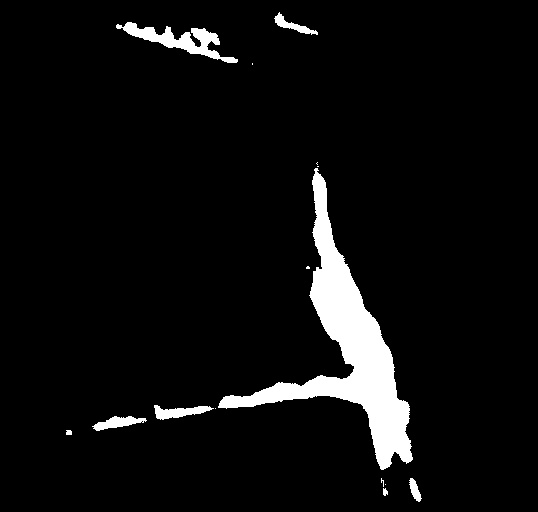
#> input picture 04_matching/main_3/stitched_masks/2023_RVV_1_mask_1020.jpg, 538 x 512 px, found by its file name
$ jupyter execute --allow-errors matching_1020_sec_v5.ipynb
#> lines starting #> are read from the running program, lines starting #| are printed output that depends on the picture; after the words box and inside, x2 and y2 are one past the last pixel; in counts of white or black regions, pixels touching at a corner belong together; long printed decimals are rounded
[cell 1]
import os
import sys
import numpy as np
import pandas as pd
import matplotlib.pyplot as plt
import math
import requests
import cv2
from numpy.polynomial import Polynomial
from skimage.morphology import skeletonize, binary_closing, square, binary_erosion, binary_dilation, medial_axis, thin, disk, convex_hull_image, diamond, star, isotropic_closing, remove_small_objects
from skimage.filters import threshold_otsu
import json

[cell 2]
sem_segm_img_path = "/Users/senneloobuyck/Documents/Thesis_project/04_matching/2023_RVV_1_mask_1020.jpg"
mapbox_imgs_dir_path = "/Users/senneloobuyck/Documents/Thesis_project/04_matching/mapbox_method/mapbox_images_for_frame_1020_RVV1"
heli_lat = 50.801923
heli_lon = 3.581875

altitude = 89.73

[cell 3]
def plot_image(img):
    plt.figure(figsize=(20,10))
    plt.imshow(cv2.cvtColor(img, cv2.COLOR_BGR2RGB))
    plt.show()

[cell 4]
# [24 lines left out: function plot_patch, not called in this run]

[cell 5]
# [17 lines left out: function calculate_bearing, not called in this run]

[cell 6]
# [10 lines left out: function haversine, not called in this run]

[cell 7]
# calculate pitch/tilt
# [14 lines left out: function calculate_pitch, not called in this run]

[cell 8]
# [22 lines left out: function get_mapbox_intersection_image, not called in this run]

[cell 9]
def get_intersection_coordinates(lat, lon) :
    # some lists and dataframes to store the data
    nodes = []
    intersection_nodes = []
    df_nodes = pd.DataFrame(columns=['id', 'lat', 'lon'])
    df_intersections = pd.DataFrame(columns=['lat', 'lon'])

    overpass_url = "http://overpass-api.de/api/interpreter"


    # first get the ways around the point
    # .w is a temporary variable that stores the result of the first query
    # node(way_cnt:2-);   // select those nodes that are members of two or more of the given ways
    overpass_query = f"""[out:json];
                        way(around: 300, {lat},{lon})["highway"~"(motorway|trunk|primary|secondary|tertiary|unclassified|residential|motorway_link|trunk_link|primary_link|secondary_link|tertiary_link|living_street|service|pedestrian)"]->.w;
                        node(way_cnt.w:2-);
                        out;"""

    response = requests.get(overpass_url, params={'data': overpass_query})

    # print(response.json()['elements'])

    for item in response.json()['elements']:
        df_intersections.loc[len(df_intersections)] = {'lat': item['lat'], 'lon': item['lon']}


    # print(df_intersections)
    return df_intersections

#> (a cell that did not finish here is left out)

[cell 11]
def get_skeleton(mask_bgr, contour) :
    print("Getting the skeleton")

    mask_gray = cv2.cvtColor(mask_bgr, cv2.COLOR_BGR2GRAY)

    # draw contour in white on black background
    contour_mask_gray = np.zeros_like(mask_gray)
    cv2.drawContours(contour_mask_gray, [contour], -1, 255, -1)

    ret, contour_mask_thresh_gray = cv2.threshold(contour_mask_gray, 127, 255, cv2.THRESH_BINARY)
    contour_mask_thresh_bgr = cv2.cvtColor(contour_mask_thresh_gray, cv2.COLOR_GRAY2BGR)
    # plot_image(contour_mask_thresh_bgr)


    # To avoid the precision loss when converting the image to bool,
    # you can also binarize the image using one of the available thresholding algorithms
    thresh_otsu = threshold_otsu(contour_mask_thresh_gray)
    contour_mask_thresh_gray = contour_mask_thresh_gray > thresh_otsu

    # skeletonize
    # skeleton_gray = (skeletonize(contour_mask_gray)).astype(np.uint8)
    skeleton_gray = skeletonize(contour_mask_thresh_gray, method='lee').astype(np.uint8)

    # [8 lines of commented-out code are left out]

    skeleton_bgr = cv2.cvtColor(skeleton_gray, cv2.COLOR_GRAY2BGR)

    return skeleton_bgr

[cell 12]
# [25 lines left out: function is_valid_intersection, not called in this run]

[cell 13]
def get_skeleton_intersection(skeleton):
    """ Given a skeletonised image, it will give the coordinates of the intersections of the skeleton"""
    print("Getting intersections in skeleton (more than 2 neighbours)")
    skeleton_gray = cv2.cvtColor(skeleton, cv2.COLOR_BGR2GRAY)
    image = skeleton_gray.copy()
    image = image/255
    intersections = []
    for y in range(1,len(image)-1):
        for x in range(1,len(image[y])-1):
            # if we have a white pixel
            if image[y][x] == 1:
                neighbourhood_patch = [image[y][x-1], image[y-1][x-1], image[y-1][x], image[y-1][x+1], image[y][x+1], image[y+1][x+1], image[y+1][x], image[y+1][x-1]]
                if is_valid_intersection(neighbourhood_patch):
                    intersections.append((y,x))
    # [6 lines of commented-out code are left out]
    return intersections

[cell 14]
# [26 lines left out: function get_neighbour_pixels, not called in this run]

[cell 15]
# [190 lines left out: function get_descriptors, not called in this run]

[cell 16]
def find_descriptors_in_segmentation_image(img_path) :
    print("Finding descriptors in segmentation image")

    img_bgr = cv2.imread(img_path)
#> img_bgr is the input picture: shape (512, 538, 3); min 0, max 255, mean 14.2
    print("Segmentation image")
    plot_image(img_bgr)

    closing_bgr = isotropic_closing(img_bgr, radius=30)
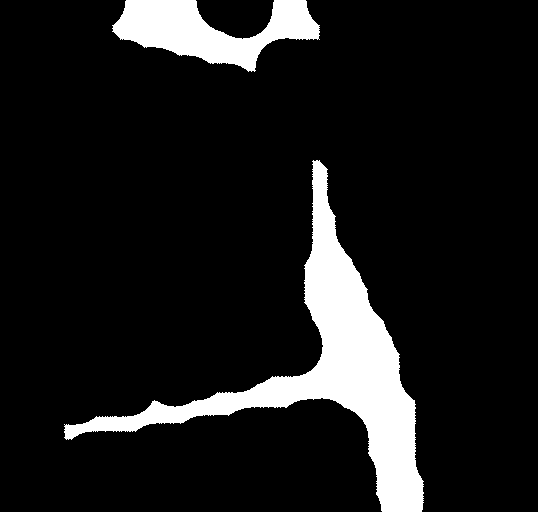
#> closing_bgr: shape (512, 538, 3) bool; 10.9% white; 2 white regions, box (x1, y1, x2, y2) and area: (64, 160, 424, 512) 22301, (112, 0, 320, 72) 7675
    closing_bgr = closing_bgr.astype(np.uint8) * 255
    print("Isotropic closing of segmentation image")
    plot_image(closing_bgr)

    closing_bgr_copy = closing_bgr.copy()
    mask_bgr_copy = closing_bgr.copy()
    closing_gray = cv2.cvtColor(closing_bgr, cv2.COLOR_BGR2GRAY)
#> closing_gray: shape (512, 538); 10.9% white; 2 white regions

    contours, hierarchy = cv2.findContours(closing_gray, cv2.RETR_EXTERNAL, cv2.CHAIN_APPROX_SIMPLE)
#> contours = 2 contours; box (x1, y1, x2, y2) and area: (64, 160, 424, 512) 21670, (112, 0, 320, 72) 7422
    print(f"Number of contours: {len(contours)}")
#| Number of contours: 2
    cv2.drawContours(closing_bgr_copy, contours, contourIdx=-1, color=(255, 0, 0), thickness=2)
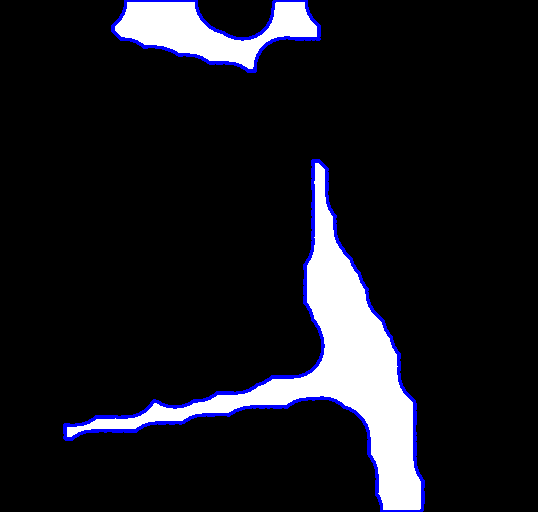
#> closing_bgr_copy: shape (512, 538, 3); mean B, G, R 29.9, 23.9, 23.9

    descriptors = []

    for contour in contours :
        contour_length = cv2.arcLength(contour, closed=True)
        print(f"Contour length: {contour_length}")
        contour_area = cv2.contourArea(contour)
        print(f"Contour area: {contour_area}")

        # measure the irregularity of the polygon
        if contour_length != 0 :
            convex_hull = cv2.convexHull(contour)
            convex_hull_area = cv2.contourArea(convex_hull)
            print(f"Convex hull area: {convex_hull_area}")
            # cv2.polylines(mask_bgr_copy, [convex_hull], isClosed=True, color=(0, 255, 0), thickness=3)
            solidity = contour_area / convex_hull_area

            # get skeleton of the contour
            skeleton_contour_bgr = get_skeleton(mask_bgr_copy, contour)

            # find the intersections in the skeleton
            skel_intersections = get_skeleton_intersection(skeleton_contour_bgr)

            #  make a decision based on the solidity
            if solidity < 0.60 and skel_intersections != [] :
                print(f"Solidity = {solidity} -> this contour can be related to an intersection in the road")

                # further processing
                if skel_intersections == [] :
                    print("No intersection is found in a possible intersection contour")
                else :
                    print(f"Intersections = {skel_intersections}")

                    # visualization
                    skeleton_contour_bgr_copy = skeleton_contour_bgr.copy()
                    for intersection in skel_intersections :
                        skeleton_contour_bgr_copy[intersection[0], intersection[1]] = [0, 0, 255]
                    plot_image(skeleton_contour_bgr_copy)

                    # now try and match intersection with the openstreetmap images
                    descriptors = get_descriptors(skeleton_contour_bgr, skel_intersections)

            else :
                print(f"Solidity = {solidity} -> no intersection in this contour")
#> this loop made 2 passes
#> (contour_length, contour_area, convex_hull_area, solidity, thresh_otsu in get_skeleton) on passes 1 to 2: (1506.3, 21670.5, 68519, 0.316, 0), (584.9, 7421.5, 11150, 0.666, 0)
#| Contour length: 1506.285
#| Contour area: 21670.5
#| Convex hull area: 68519.0
#| Getting the skeleton
#| Getting intersections in skeleton (more than 2 neighbours)
#| Solidity = 0.3163 -> no intersection in this contour
#| Contour length: 584.943
#| Contour area: 7421.5
#| Convex hull area: 11150.0
#| Getting the skeleton
#> (further printed lines are left out)
#> pass 1, in get_skeleton, `ret, contour_mask_thresh_gray = cv2.threshold(contour_mask_gray, 127, ..`:
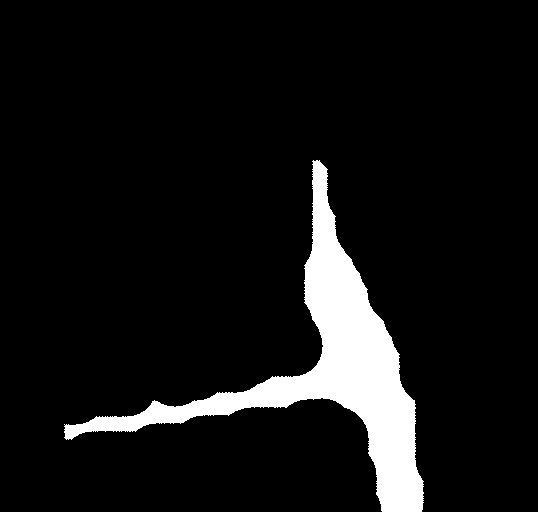
#> contour_mask_thresh_gray: shape (512, 538); 8.1% white; 1 white region, box (x1, y1, x2, y2) and area: (64, 160, 424, 512) 22301
#> pass 1, in get_skeleton, `skeleton_gray = skeletonize(contour_mask_thresh_gray, method='lee').as..`:
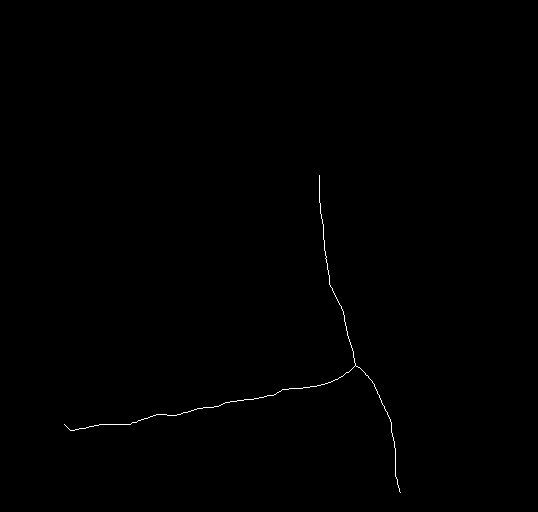
#> skeleton_gray: shape (512, 538); values 0 (black) and 1 (white), 0.22% white in thin lines or dots, all inside (x1, y1, x2, y2) = (64, 175, 401, 493)
#> after the loop:
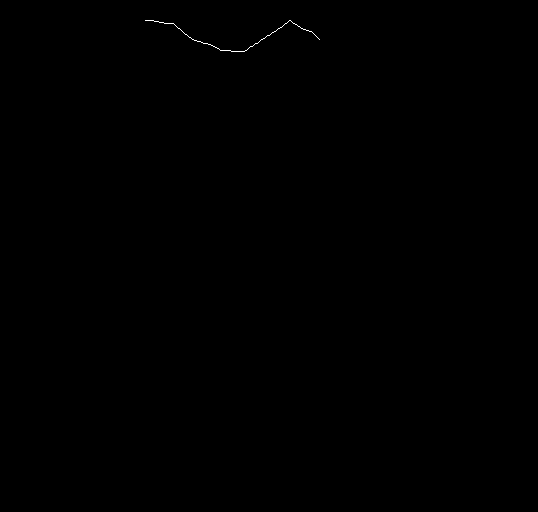
#> skeleton_contour_bgr: shape (512, 538, 3); values 0 (black) and 1 (white), 0.06% white in thin lines or dots, all inside (x1, y1, x2, y2) = (145, 20, 320, 52)
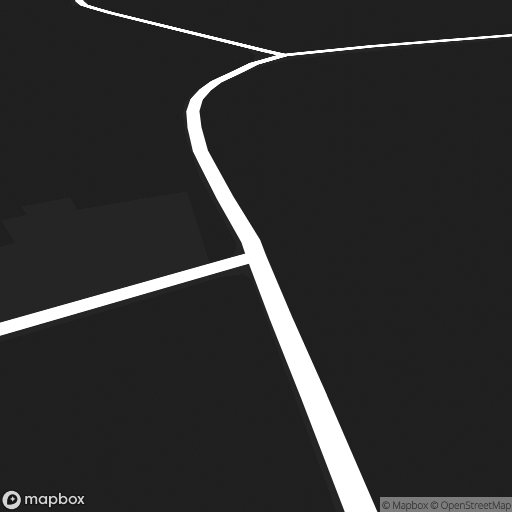
#> input picture 04_matching/main_3/mapbox_method/mapbox_images_for_frame_1020_RVV1/50.8013077_3.5782396.jpg, 512 x 512 px, found by its file name
#> further down, mb_image_bgr is the input picture: shape (512, 512, 3); mean B, G, R 45.1, 45.1, 45.1

    if descriptors == [] :
        return None
    else :
        return descriptors

[cell 17]
# segm_img_des = find_descriptors_in_segmentation_image(sem_segm_img_path)
segm_img_des = find_descriptors_in_segmentation_image(sem_segm_img_path) # without pruning
print(f"Array of descriptors: {segm_img_des}")

[cell 18]
def find_descriptors_in_mapbox_image(img_path, image_name, vis=False) :
#> called with image_name = '50.8013077_3.5782396.jpg', vis = True
    img_bgr = cv2.imread(img_path)
    # print("Mapbox image")
    # plot_image(img_bgr)

    new_width, new_height = img_bgr.shape[1], img_bgr.shape[0] - 100
#> new_width = 512; new_height = 412
    cropped_img_bgr = img_bgr[0:new_height, 0:new_width]
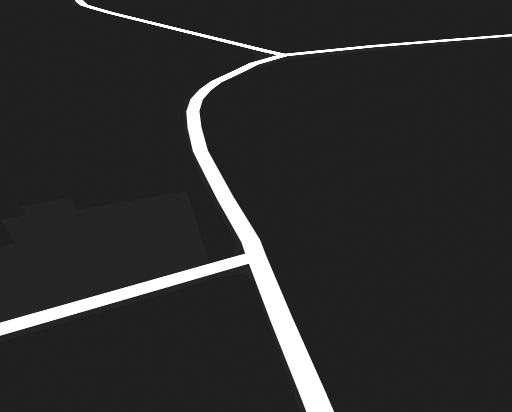
#> cropped_img_bgr: shape (412, 512, 3); mean B, G, R 44, 44, 44
    print("Cropped mapbox image")
    if vis :
        plot_image(cropped_img_bgr)

    print("Binary thresholding")
    img_gray = cv2.cvtColor(cropped_img_bgr, cv2.COLOR_BGR2GRAY)
    ret, thresh_gray = cv2.threshold(img_gray, 127, 255, cv2.THRESH_BINARY)
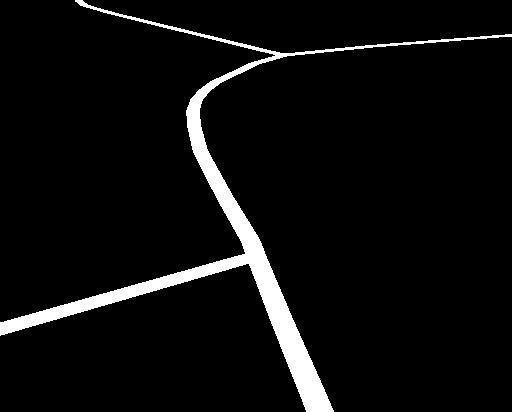
#> thresh_gray: shape (412, 512); 5.4% white; 1 white region, box (x1, y1, x2, y2) and area: (0, 0, 512, 412) 11412
    thresh_bgr = cv2.cvtColor(thresh_gray, cv2.COLOR_GRAY2BGR)
    if vis :
        plot_image(thresh_bgr)

    # To avoid the precision loss when converting the image to bool,
    # you can also binarize the image using one of the available thresholding algorithms
    thresh_otsu = threshold_otsu(thresh_gray)
#> thresh_otsu = 0
    mask_gray = thresh_gray > thresh_otsu

    # Skeletonize
    # skeleton_gray = (skeletonize(contour_mask_gray)).astype(np.uint8)
    skeleton_gray = skeletonize(mask_gray, method='lee').astype(np.uint8)
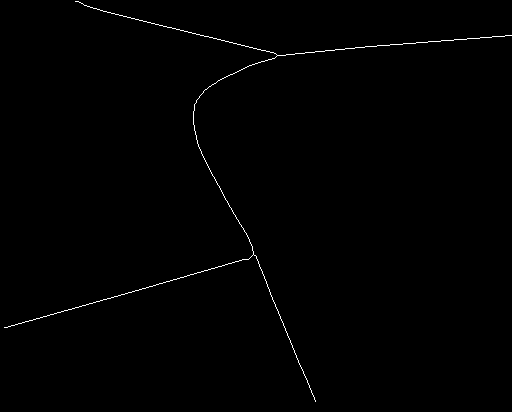
#> skeleton_gray: shape (412, 512); values 0 (black) and 1 (white), 0.51% white in thin lines or dots

    skeleton_bgr = cv2.cvtColor(skeleton_gray, cv2.COLOR_GRAY2BGR)

    # find the intersections in the skeleton
    skel_intersections = get_skeleton_intersection(skeleton_bgr)
#> in get_skeleton_intersection (call 3), `image = image/255`: image: shape (412, 512) float64; values 0 (black) and 0.00392 (white), 0.51% white in thin lines or dots
#> skel_intersections = []

    print(f"{len(skel_intersections)} intersections found in the skeleton:")
#| 0 intersections found in the skeleton:
    print(skel_intersections)

    descriptors = []

    #  if there are intersections
    if skel_intersections != [] :
        # visualization
        skeleton_bgr_copy = skeleton_bgr.copy()
        for intersection in skel_intersections :
            skeleton_bgr_copy[intersection[0], intersection[1]] = [0, 0, 255]

        if vis :
            plot_image(skeleton_bgr_copy)


        print(f"There are intersections in mapbox image {image_name}")
        descriptors = get_descriptors(skeleton_bgr, skel_intersections, visualize = vis)
    else :
        print("No intersections found in the skeleton")

    if descriptors == [] :
        return None
    else :
        return descriptors

[cell 19]
best_mb_image = None
scores = dict()
visualize = True

for mb_image in os.listdir(mapbox_imgs_dir_path) :
    best_results = []
    mb_image_path = os.path.join(mapbox_imgs_dir_path, mb_image)
    print(50*"*")
    print(f"Mapbox image: {mb_image}")
    print(50*"*")
    mb_image_bgr = cv2.imread(mb_image_path)
    if visualize :
        plot_image(mb_image_bgr)
    des = find_descriptors_in_mapbox_image(mb_image_path, mb_image, vis=visualize)
    print(f"Descriptors for mapbox image {mb_image}:")
    print(des)

    # matching process
    if des is not None and segm_img_des is not None :
        print(f"Number of descriptors: {len(des)}")
        for des_segm in segm_img_des :
            best_result_per_des = 1000 # best descriptor match for descriptor des_segm of segmentation image
            print(f"Descriptor of segmentation image:")
            print(des_segm)
            for des_mb in des :
                print(f"Descriptor of mapbox image:")
                print(des_mb)

                if len(des_mb) < len(des_segm) :
                    continue

                result = 0
                for angle_des_segm in des_segm :
                    best_diff = 1000
                    for angle_des_mb in des_mb :
                        diff = min(abs(angle_des_segm-angle_des_mb), abs((angle_des_segm+360)-angle_des_mb), abs((angle_des_mb+360)-angle_des_segm))
                        if diff < best_diff :
                            best_diff = diff
                    result += best_diff**2


                result = math.sqrt(result)
                print(f"Result = {result}")

                if result < best_result_per_des :
                    best_result_per_des = result

            best_results.append(best_result_per_des)

        score =  math.sqrt(np.sum(best_results))
        print(f"Score = {score}")

        # make sure there is at least one best result that is below the threshold
        threshold = 40

        # If at least one result is below the threshold, add the score to the dictionary
        if any(result < threshold for result in best_results) :
            scores[mb_image] = score
    else:
        continue
#> pass 2 of the loop `for mb_image in os.listdir(mapbox_imgs_dir_path) :`:
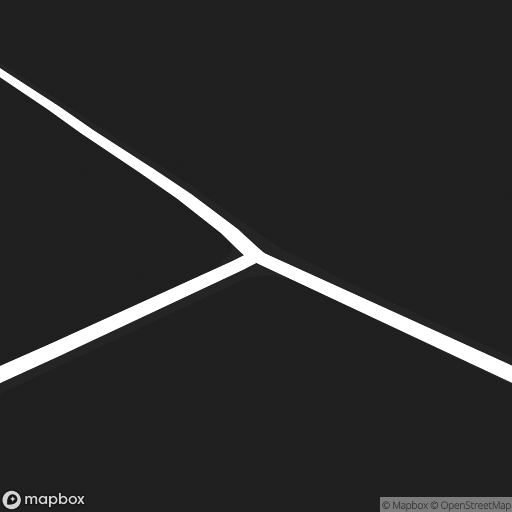
#> input picture 04_matching/main_3/mapbox_method/mapbox_images_for_frame_1020_RVV1/50.8033235_3.581748.jpg, 512 x 512 px, found by its file name
#> mb_image_bgr is the input picture: shape (512, 512, 3); mean B, G, R 42.1, 42.1, 42.1
#> in find_descriptors_in_mapbox_image (call 2), `ret, thresh_gray = cv2.threshold(img_gray, 127, 255, cv2.THRESH_BINARY)`:
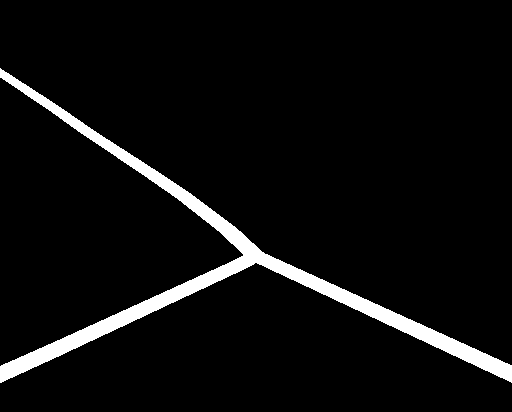
#> thresh_gray: shape (412, 512); 5.4% white; 1 white region, box (x1, y1, x2, y2) and area: (0, 68, 512, 383) 11349
#> in find_descriptors_in_mapbox_image (call 2), `skeleton_gray = skeletonize(mask_gray, method='lee').astype(np.uint8)`:
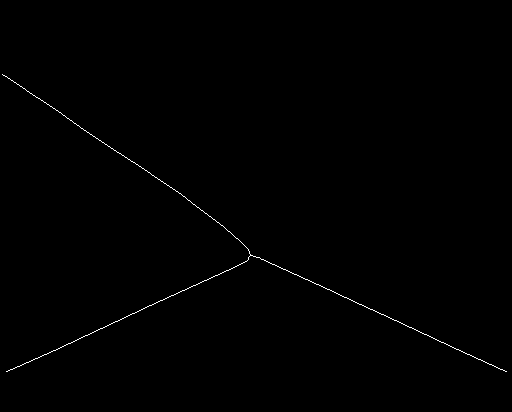
#> skeleton_gray: shape (412, 512); values 0 (black) and 1 (white), 0.36% white in thin lines or dots, all inside (x1, y1, x2, y2) = (2, 74, 507, 372)
#| 0 intersections found in the skeleton:


# Get the lowest three values using sorted() and dictionary items()
lowest_values = sorted(scores.values())[:3]
print(50*"*")
print("Top 3 results:")
print(50*"*")
for value in lowest_values:
    # For each value, get the corresponding key
    for key in scores.keys():
        if scores[key] == value:
            print(f"Score = {value} with mapbox image {key}")
